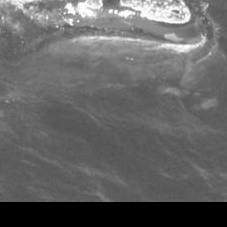
#> input picture alphaWhales/batch2/w_1832_5.jpg, 227 x 227 px; its folder holds 4 pictures in this run
$ python createNewData.py   (older library calls are emulated)
#> lines starting #> are read from the running program, lines starting #| are printed output that depends on the picture
#! /usr/bin/python
#
import os
import math
import sys
import shutil

import numpy as np
import cv2

noChangeMat = np.array([[1.,0.,0.],[0.,1.,0.]])
dir = 'alphaWhales/batch2'

def getAllImageFiles():
    matches = []
    for root, dirnames, filenames in os.walk(dir):
        filenames = [ f for f in filenames if os.path.splitext(f)[1] in ('.jpg') ]
        for filename in filenames:
            #matches.append(os.path.join(root, filename))
            matches.append(filename)
    return matches

# Rotate the image (CCW) about an angle (deg)
def rotate(img, angle):
    # Center of rotation is the center of the image
    center=tuple(np.array(img.shape[0:2])/2)
    # Affine transform - rotation about the center
    rotMat = cv2.getRotationMatrix2D(center, angle, 1.0)
    return cv2.warpAffine(img,rotMat,img.shape[0:2],flags=cv2.INTER_LINEAR)

# Shift the image along x axis
def shiftx(img, deltax):
    shiftxMat = noChangeMat.copy()
    shiftxMat[0,2] = deltax
    return cv2.warpAffine(img,shiftxMat,img.shape[0:2],flags=cv2.INTER_LINEAR)

# Shear the image along x axis
# rx - shear factor
def shearx(img, rx):
    shearxMat = noChangeMat.copy()
    shearxMat[0,1] = rx
    return cv2.warpAffine(img,shearxMat,img.shape[0:2],flags=cv2.INTER_LINEAR)

# Shift the image along y axis
def shifty(img, deltay):
    shiftyMat = noChangeMat.copy()
    shiftyMat[1,2] = deltay
    return cv2.warpAffine(img,shiftyMat,img.shape[0:2],flags=cv2.INTER_LINEAR)

# Shear the image along x axis
# rx - shear factor
def sheary(img, ry):
    shearyMat = noChangeMat.copy()
    shearyMat[1,0] = ry
    return cv2.warpAffine(img,shearyMat,img.shape[0:2],flags=cv2.INTER_LINEAR)

imageFileList = getAllImageFiles()

deltax = 20
deltayPlus10 = 20
deltayPlus20 = 40
deltayMinus10 = -20
deltayMinus20 = -40
for imageFileName in imageFileList[1:]:
    im = cv2.imread(dir + "/" + imageFileName, cv2.CV_LOAD_IMAGE_GRAYSCALE)
#> im is the input picture: shape (227, 227); min 0, max 255, mean 101.1
    # im = cv2.cvtColor(im, cv2.COLOR_BGR2GRAY)

    # Extract "w_" from filename and write the new files
    name = imageFileName[:-4]
    cv2.imwrite(dir + "/" + name + '_1.jpg', shiftx(im, deltax))
#> in shiftx, `return cv2.warpAffine(img,shiftxMat,img.shape[0:2],flags=cv2.INTER_LIN..`:
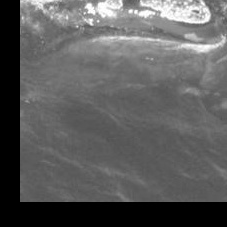
#> returned value: shape (227, 227); min 0, max 255, mean 93.1
    cv2.imwrite(dir + "/" + name + '_2.jpg', shifty(im, deltayPlus10))
#> in shifty, `return cv2.warpAffine(img,shiftyMat,img.shape[0:2],flags=cv2.INTER_LIN..`:
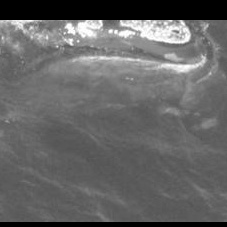
#> returned value: shape (227, 227); min 0, max 255, mean 101.1
    cv2.imwrite(dir + "/" + name + '_3.jpg', shifty(im, deltayPlus20))
#> call 2 of shifty, with deltay = 40
#> in shifty (call 2), `return cv2.warpAffine(img,shiftyMat,img.shape[0:2],flags=cv2.INTER_LIN..`:
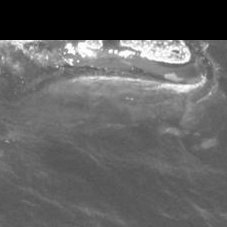
#> returned value: shape (227, 227); min 0, max 255, mean 94.8
    cv2.imwrite(dir + "/" + name + '_4.jpg', shifty(im, deltayMinus10))
#> call 3 of shifty, with deltay = -20
#> in shifty (call 3), `return cv2.warpAffine(img,shiftyMat,img.shape[0:2],flags=cv2.INTER_LIN..`:
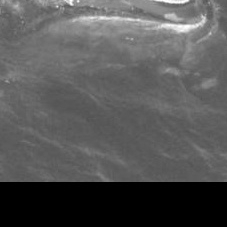
#> returned value: shape (227, 227); min 0, max 255, mean 86.2
    cv2.imwrite(dir + "/" + name + '_5.jpg', shifty(im, deltayMinus20))
#> call 4 of shifty, with deltay = -40
#> in shifty (call 4), `return cv2.warpAffine(img,shiftyMat,img.shape[0:2],flags=cv2.INTER_LIN..`:
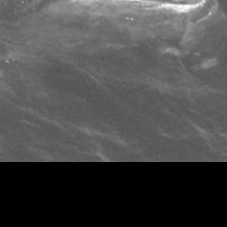
#> returned value: shape (227, 227); min 0, max 255, mean 74.5
#> pass 2 of the loop `for imageFileName in imageFileList[1:]:`:
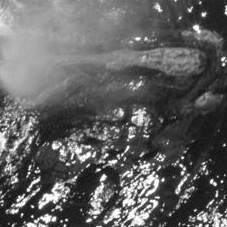
#> input picture alphaWhales/batch2/w_2939.jpg, 227 x 227 px
#> im is the input picture: shape (227, 227); min 2, max 255, mean 96.9
#> in shifty (call 7), `return cv2.warpAffine(img,shiftyMat,img.shape[0:2],flags=cv2.INTER_LIN..`:
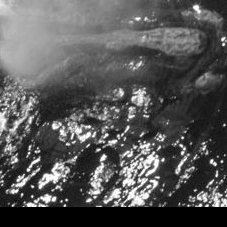
#> returned value: shape (227, 227); min 0, max 255, mean 86.5
#> in shifty (call 8), `return cv2.warpAffine(img,shiftyMat,img.shape[0:2],flags=cv2.INTER_LIN..`:
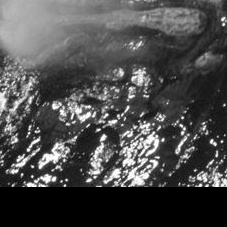
#> returned value: shape (227, 227); min 0, max 255, mean 75.7
#> pass 3 of the loop `for imageFileName in imageFileList[1:]:`:
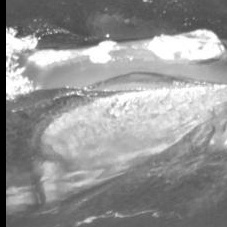
#> input picture alphaWhales/batch2/w_1106_1.jpg, 227 x 227 px
#> im is the input picture: shape (227, 227); min 0, max 255, mean 147.7
#> in shifty (call 11), `return cv2.warpAffine(img,shiftyMat,img.shape[0:2],flags=cv2.INTER_LIN..`:
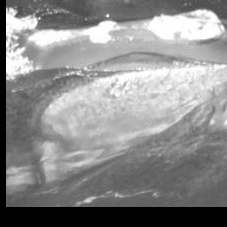
#> returned value: shape (227, 227); min 0, max 255, mean 139.9
#> in shifty (call 12), `return cv2.warpAffine(img,shiftyMat,img.shape[0:2],flags=cv2.INTER_LIN..`:
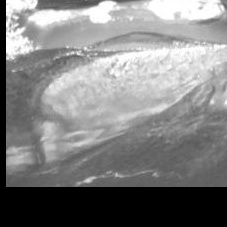
#> returned value: shape (227, 227); min 0, max 255, mean 129.8
